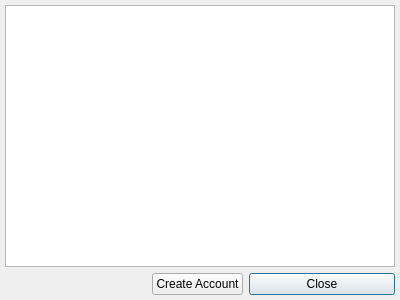
<?xml version="1.0" encoding="UTF-8"?>
<ui version="4.0">
 <class>UnassociatedSourceAccountDialog</class>
 <widget class="QDialog" name="UnassociatedSourceAccountDialog">
  <property name="geometry">
   <rect>
    <x>0</x>
    <y>0</y>
    <width>400</width>
    <height>300</height>
   </rect>
  </property>
  <property name="minimumSize">
   <size>
    <width>400</width>
    <height>300</height>
   </size>
  </property>
  <property name="windowTitle">
   <string>Dialog</string>
  </property>
  <layout class="QVBoxLayout" name="verticalLayout">
   <property name="leftMargin">
    <number>5</number>
   </property>
   <property name="topMargin">
    <number>5</number>
   </property>
   <property name="rightMargin">
    <number>5</number>
   </property>
   <property name="bottomMargin">
    <number>5</number>
   </property>
   <item>
    <widget class="QListWidget" name="listItems">
     <property name="editTriggers">
      <set>QAbstractItemView::NoEditTriggers</set>
     </property>
     <property name="alternatingRowColors">
      <bool>true</bool>
     </property>
    </widget>
   </item>
   <item>
    <layout class="QHBoxLayout" name="horizontalLayout">
     <item>
      <spacer name="horizontalSpacer">
       <property name="orientation">
        <enum>Qt::Horizontal</enum>
       </property>
       <property name="sizeHint" stdset="0">
        <size>
         <width>40</width>
         <height>20</height>
        </size>
       </property>
      </spacer>
     </item>
     <item>
      <widget class="QPushButton" name="btnCreate">
       <property name="sizePolicy">
        <sizepolicy hsizetype="Fixed" vsizetype="Fixed">
         <horstretch>0</horstretch>
         <verstretch>0</verstretch>
        </sizepolicy>
       </property>
       <property name="text">
        <string>Create Account</string>
       </property>
      </widget>
     </item>
     <item>
      <widget class="QPushButton" name="btnClose">
       <property name="sizePolicy">
        <sizepolicy hsizetype="MinimumExpanding" vsizetype="Fixed">
         <horstretch>0</horstretch>
         <verstretch>0</verstretch>
        </sizepolicy>
       </property>
       <property name="minimumSize">
        <size>
         <width>130</width>
         <height>0</height>
        </size>
       </property>
       <property name="text">
        <string>Close</string>
       </property>
       <property name="default">
        <bool>true</bool>
       </property>
      </widget>
     </item>
    </layout>
   </item>
  </layout>
 </widget>
 <resources/>
 <connections/>
</ui>
